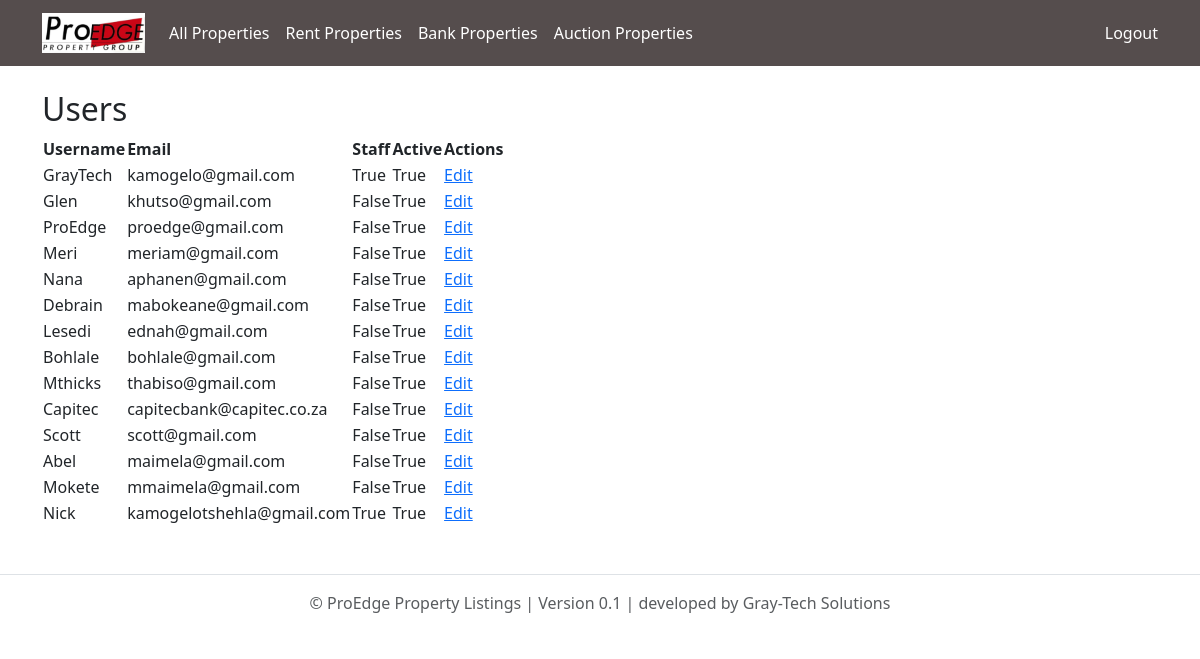
The page /adminpanel/users/ (signed in) on the database as committed earlier.
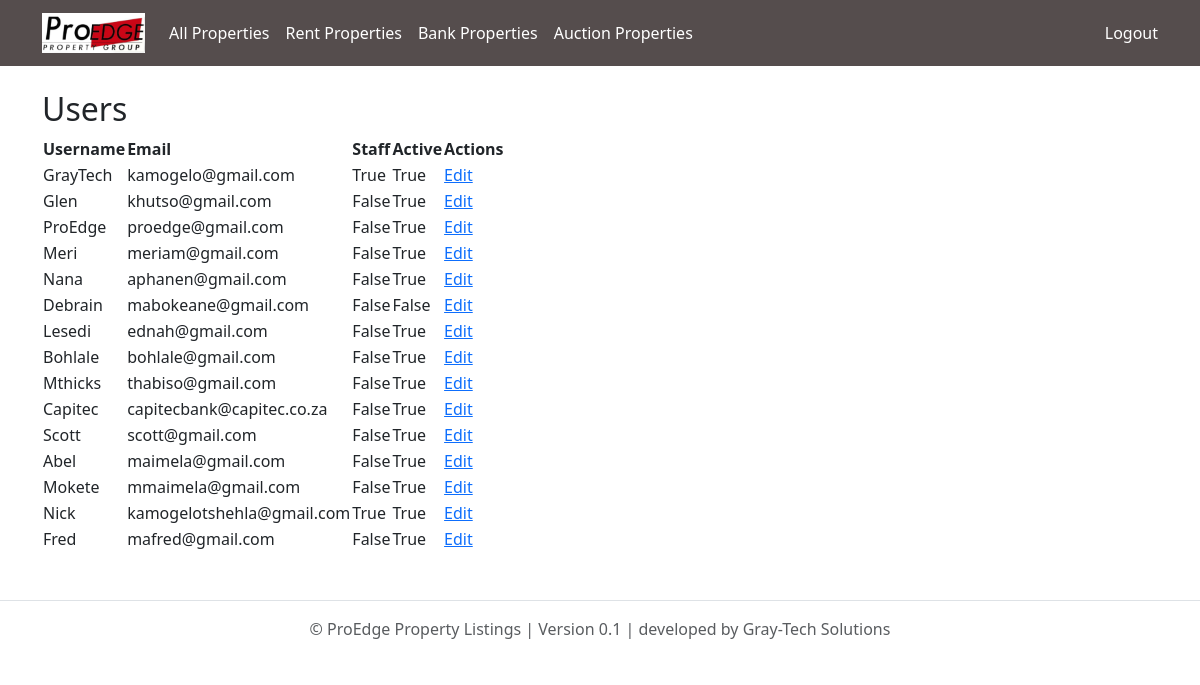
The same page on the database as committed later.
### proedge/models.py (models this page shows, shortened)
class CustomUser(AbstractUser):
    ROLE_CHOICES = [
        ('buyer', 'Buyer'),
        ('seller', 'Seller'),
        ('tenant', 'Tenant'),
        ('agency', 'Agency'),
        ('landlord', 'Landlord'),
        ('agent', 'Agent'),
        ('bank', 'Bank'),
        ('auctioneer', 'Auctioneer'),
    ]
    role = models.CharField(max_length=20, choices=ROLE_CHOICES)
    email = models.EmailField(unique=True)
    is_email_verified = models.BooleanField(default=False)

### adminpanel/views.py (the view)
# urls.py: path('users/', views.user_list, name='user_list'),
@staff_required
def user_list(request):
    users = User.objects.all()
    return render(request, 'adminpanel/user_list.html', {'users': users})

### adminpanel/views.py (called while the page is built)
def staff_required(view_func):
    return user_passes_test(lambda u: u.is_staff)(view_func)

### adminpanel/templates/adminpanel/user_list.html
{% extends 'base.html' %}
{% block content %}
<h2>Users</h2>
<table>
    <thead>
        <tr><th>Username</th><th>Email</th><th>Staff</th><th>Active</th><th>Actions</th></tr>
    </thead>
    <tbody>
        {% for user in users %}
        <tr>
            <td>{{ user.username }}</td>
            <td>{{ user.email }}</td>
            <td>{{ user.is_staff }}</td>
            <td>{{ user.is_active }}</td>
            <td><a href="{% url 'adminpanel:edit_user' user.id %}">Edit</a></td>
        </tr>
        {% endfor %}
    </tbody>
</table>
{% endblock %}

Rows that differ between the two databases and show on the page:
changed CustomUser "Debrain": is_active "True" → "False"
added CustomUser: username "Fred", email "mafred@gmail.com", is_staff "False", is_active "True"
